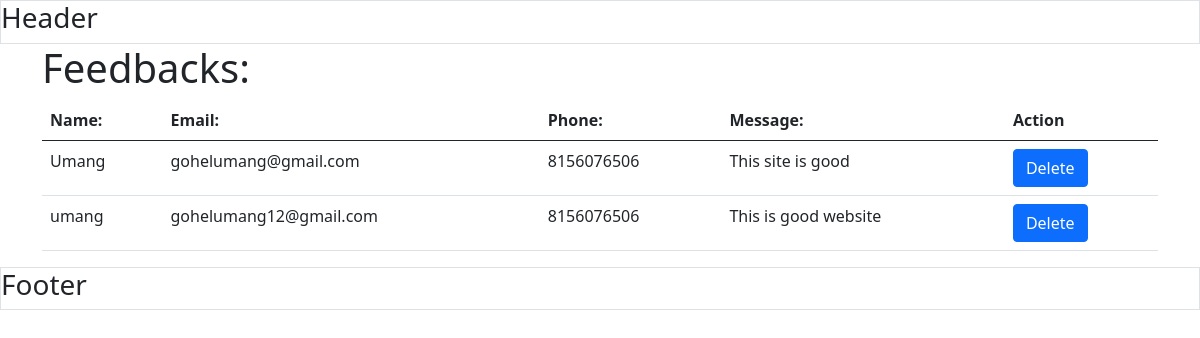
/Department/admin/feedback.php, run on an earlier commit of the app's database.
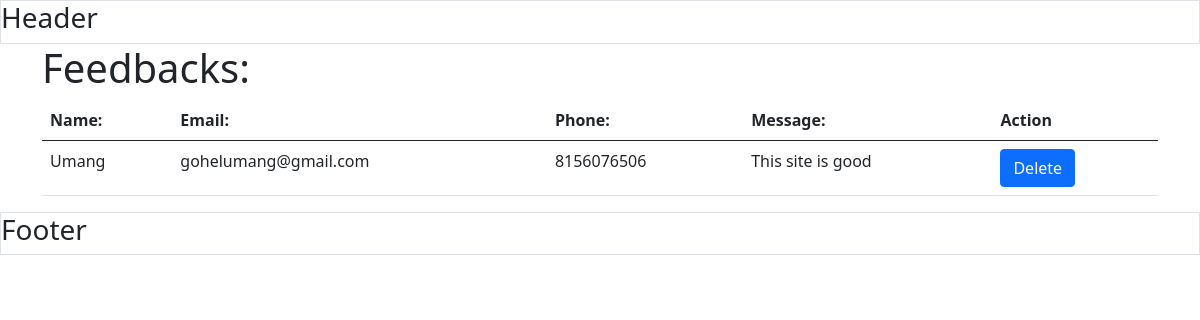
And on a later commit of the database.
### tables this page shows
CREATE TABLE `feedback` (
  `feedback_id` int(11) NOT NULL,
  `name` varchar(100) NOT NULL,
  `email` varchar(255) NOT NULL,
  `phone` varchar(15) NOT NULL,
  `message` text NOT NULL
);

### Department/admin/feedback.php (the view, shortened to what this page needs)
<?php
    include "include/connection/db.php";
?>
<!DOCTYPE html>
<html lang="en">
<head>
    <link rel="stylesheet" href="include/css/bootstrap.min.css">
</head>
<body>
    <header class="border border-1">
        <h3>Header</h3>
    </header>
    <div class="container">
        <h1>Feedbacks:</h1>
        <table class="table">
            <thead>
                <tr>
                    <th>Name:</th>
                    <th>Email:</th>
                    <th>Phone:</th>
                    <th>Message:</th>
                    <th>Action</th>
                </tr>
            </thead>
            <tbody>
<?php
                     $query = "SELECT * FROM `feedback`";
  $result = $conn->query($query);
    if ($result->num_rows > 0)
    {
        while($row = $result->fetch_assoc())
        {
            $feedback_id=$row["feedback_id"];
            $name=$row["name"];
            $email=$row["email"];
            $phone=$row["phone"];
            $message=$row["message"];
         ?>                <tr>
                    <td><?php echo $name;?></td>
                    <td><?php echo $email;?></td>
                    <td><?php echo $phone;?></td>
                    <td><?php echo $message;?></td>
                    <td>
                        <button id="delete-<?php echo $feedback_id;?>" class="delete-feedback-btn btn btn-primary">Delete</button>
                    </td>
                </tr>
            <?php
        }
    }
    else{
?>
            <h3>No questions found</h3>
    <?php
        }
            ?>
            </tbody>
        </table>
    </div>
    <footer class="border border-1">
        <h3>Footer</h3>
    </footer>
</body>
</html>

What changed in the data, as far as the page shows it:
removed feedback: name "umang", email "gohelumang12@gmail.com", phone "8156076506", message "This is good website"
